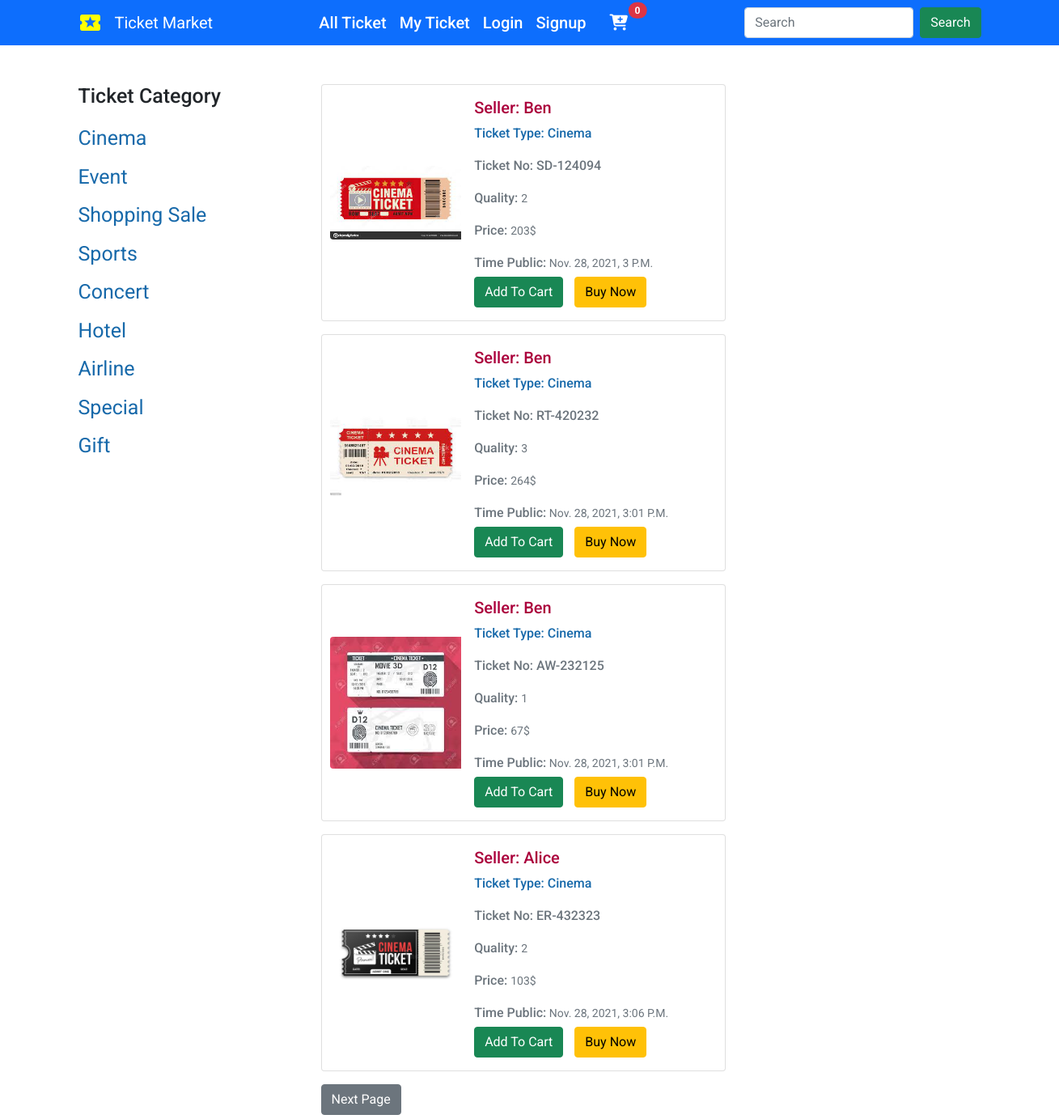
Before: / with the older database file.
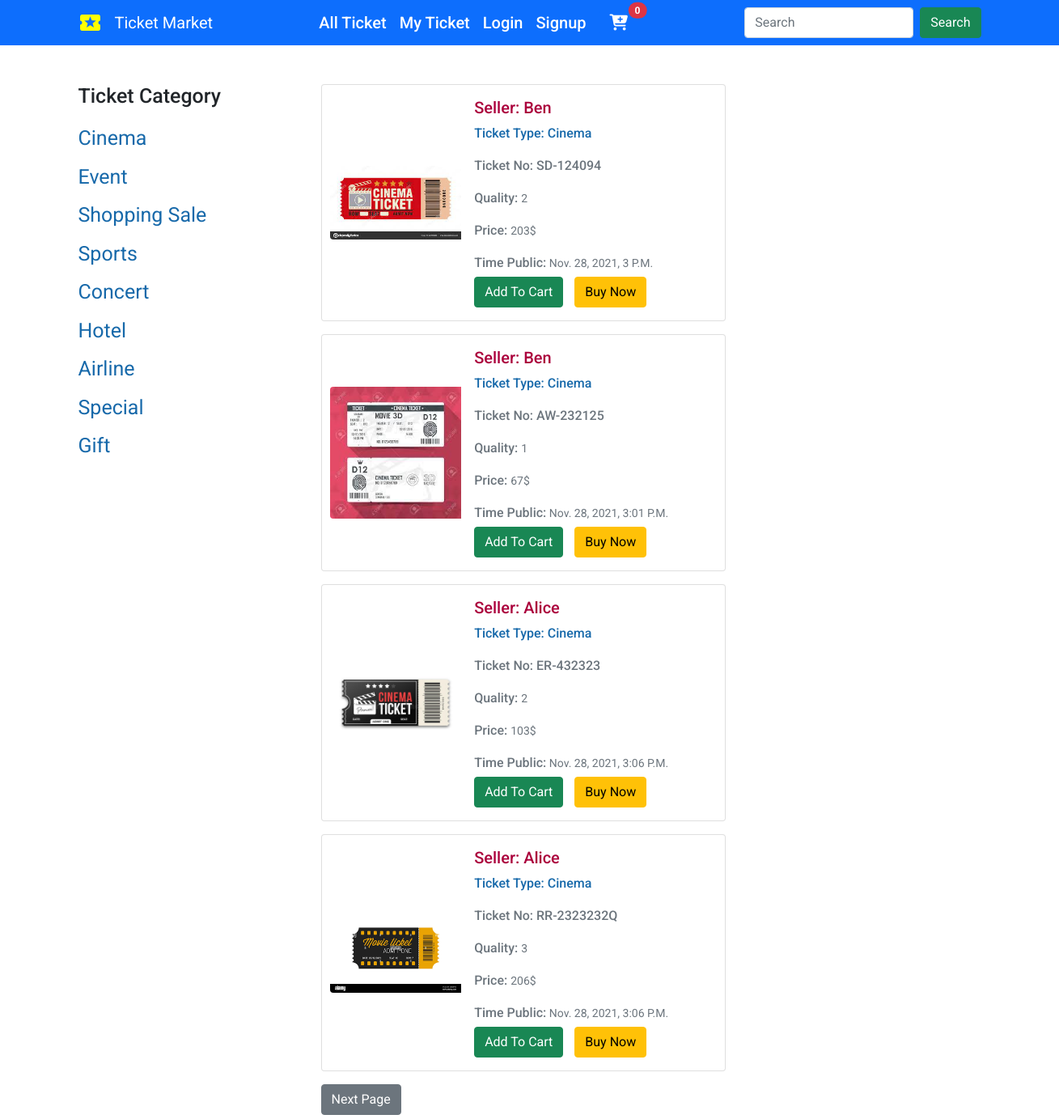
After: the same page with the newer database file.
### enroll/models.py (models this page shows, shortened)
class Category(models.Model):
    title = models.CharField(max_length=200)
    def __str__(self):
        return self.title

class Ticket(models.Model):
    name = models.CharField(max_length=100)
    desc = models.CharField(max_length=100)
    email = models.CharField(max_length=100, blank=True, null=True, default=None)
    category = models.ForeignKey(Category,on_delete=models.CASCADE, blank=True, null=True, default=None)
    thumnail =  models.ImageField(default="upload.png", blank=True)
    quality = models.IntegerField(default=0)
    price = models.IntegerField(default=0)
    time_pub = models.DateTimeField(default=timezone.now)
    author = models.ForeignKey(User, on_delete=models.CASCADE, blank=True, null=True, default=None)
    def get_absolute_url(self):
        return reverse('ticket_detail',args=[self.id,])

### enroll/views.py (the view)
# urls.py: path('', views.home_page , name="homepage"),
def home_page(request):
    category = Category.objects.all()
    CATID = request.GET.get('categories')
    stud = Ticket.objects.all()
    if CATID:
        stud = Ticket.objects.filter(category=CATID)
        ticket_paginator = Paginator(stud, 12)
        page_num = request.GET.get('page')
        page = ticket_paginator.get_page(page_num)
    else:
        ticket_paginator = Paginator(stud, 4)
        page_num = request.GET.get('page')
        page = ticket_paginator.get_page(page_num)
    context = {
        'count': ticket_paginator.count,
        'page': page,
        'data': category,
    }
    return render(request, 'enroll/homepage.html', context)

### enroll/templates/enroll/homepage.html (shortened to what this page needs)
{% extends 'enroll/base.html' %} {% block content %}
<div class="content" style="font-family: 'Roboto'">
	<div class="row row-cols-2" style="flex-wrap: nowrap">
		<div class="col" style="width: 300px">
			<h3 style="font-size: 25px">Ticket Category</h3>
			<div style="display: flex; flex-direction: column">
				{% for st in data %}
				<a
					class="text-capitalize"
					href="?categories={{st.id}}"
					style="
						text-decoration: unset;
						font-size: 25px;
						padding-top: 10px;
						color: #1769aa;
					"
					>{{st.title}}</a
				>
				{% endfor %}
			</div>
		</div>
		<div
			class="col"
			style="
				display: flex;
				flex-direction: row;
				flex-wrap: wrap;
				width: 85%;
				padding-bottom: 5px;
			"
		>
			{% for st in page.object_list %}
			<div
				class="card mb-3"
				style="width: 500px; display: flex; margin-right: 16px"
			>
				<div class="row g-0" style="padding-left: 10px">
					<div class="col-md-4" style="display: flex; align-items: center">
						<img
							src="http://127.0.0.1:8000/myticket/{{st.thumnail}}"
							class="img-fluid rounded-start"
							alt=""
						/>
					</div>
					<div class="col-md-8">
						<div
							class="card-body text-capitalize text-secondary"
							style="font-weight: 500"
						>
							<a
								href="{{st.get_absolute_url}}"
								style="text-decoration: unset; color: unset"
							>
								<h5 class="card-title" style="color: #ab003c"
									>Seller: {{st.name}}</h5
								>
								<p class="card-text" style="color: #1769aa; font-weight: 500"
									>Ticket Type: {{st.category}}
								</p>
								<p class="card-text text-secondary" style="font-weight: 500"
									>Ticket No: {{st.desc}}</p
								>
								<p class="card-text"
									>Quality:
									<small class="text-muted"> {{st.quality}} </small>
								</p>
								<p class="card-text"
									>Price:
									<small class="text-muted"> {{st.price}}$ </small>
								</p>
								<p class="card-text">
									Time Public:<small class="text-muted">
										{{st.time_pub}}</small
									></p
								>
							</a>
							<div>
								<a
									href="{% url 'cart_add' st.id %}"
									class="btn btn-success"
									style="margin-top: 5px"
									>Add to cart
								</a>
								<a
									href="{% url 'contact' st.id %}"
									class="btn btn-warning"
									style="margin-top: 5px; margin-left: 10px"
									>Buy Now</a
								>
							</div>
						</div>
					</div>
				</div>
			</div>
			{% endfor %}
			<div
				class="page-links"
				style="
					width: 92.5%;
					display: flex;
					justify-content: space-between;
					align-items: flex-start;
				"
			>
				 {% if page.has_next %}
				<a
					href="{% url 'homepage' %}?page={{ page.next_page_number }}"
					class="btn btn-secondary"
					>Next Page</a
				>
				{% endif %}
			</div>
		</div>
	</div>
</div>
{% endblock content %}

Changed rows visible on the page:
removed Ticket: thumnail (picture), name "Ben", category "Cinema", desc "RT-420232", quality "3", price "264", time_pub "Nov. 28, 2021, 3:01 P.m."
now on this page (row edited): Ticket: thumnail (picture), name "Alice", category "Cinema", desc "RR-2323232Q", quality "3", price "206", time_pub "Nov. 28, 2021, 3:06 P.m."
